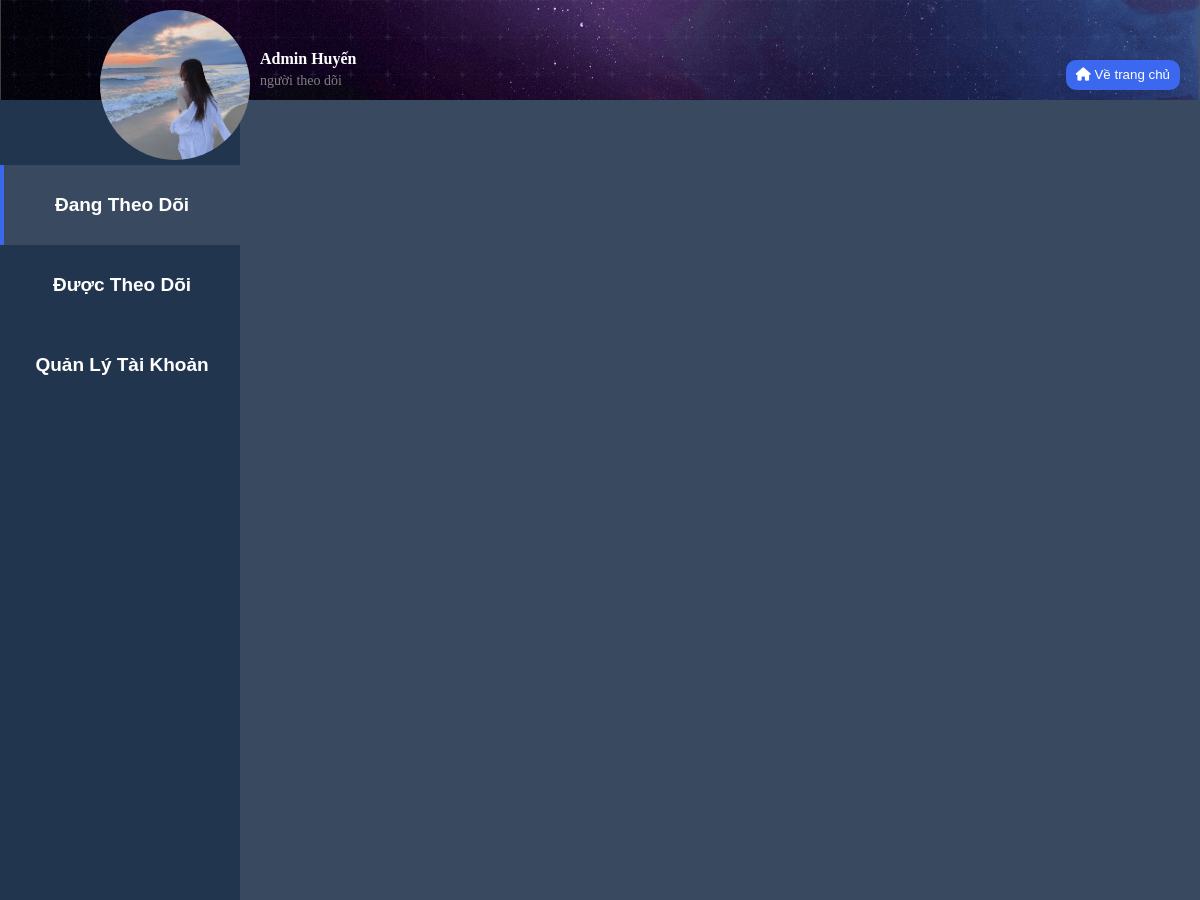
Screenshot of /user.php?user_id=1 (signed in) with the database file from the repository.
### tables this page shows
CREATE TABLE `tbl_user` (
  `user_id` int(11) NOT NULL,
  `fullName` varchar(255) NOT NULL,
  `email` varchar(255) NOT NULL,
  `password` varchar(255) NOT NULL,
  `description` varchar(255) DEFAULT NULL,
  `userimage` varchar(255) DEFAULT NULL,
  `slug` varchar(255) NOT NULL,
  `role` varchar(255) DEFAULT 'user'
);

### class/frontendClass.php (called while the page is built, shortened)
<?php
include(__DIR__ . "/../lib/database.php");
?>
<?php
class FrontEnd
{
    private $db;
    public function __construct()
    {
        $this->db = new Database();
    }
    public function get_user($user_id)
    {
        $query = "SELECT us.*, COUNT(fl.follower_id) AS followers_count
                FROM tbl_user us
                LEFT JOIN tbl_follow fl ON us.user_id = fl.follower_id
                WHERE us.user_id = '$user_id'
                GROUP BY us.user_id";
        $result = $this->db->select($query);
        return $result;
    }
    public function get_follower($user_id)
    {
        $query = "SELECT *, us.fullName AS follower_name
              FROM tbl_follow fl
              JOIN tbl_user us ON fl.follower_id = us.user_id
              WHERE fl.following_id = '$user_id'";
        $result = $this->db->select($query);
        return $result;
    }
}
?>

### lib/database.php (called while the page is built, shortened)
<?php
class Database
{
    public $host = DB_HOST;
    public $user = DB_USER;
    public $pass = DB_PASS;
    public $dbname = DB_NAME;
    public $conn;
    private function connectDB()
    {
        $this->conn = new mysqli(
            $this->host,
            $this->user,
            $this->pass,
            $this->dbname
        );
    }
    public function select($query)
    {
        $result = $this->conn->query($query) or
            die($this->conn->error . __LINE__);
        if ($result->num_rows > 0) {
            return $result;
        } else {
            return false;
        }
    }
}
?>

### user.php (the view, shortened to what this page needs)
<?php
include('./class/frontendClass.php');
$frontend = new FrontEnd();
$format = new Format;
$user_id = $_GET['user_id'];
$get_user = $frontend->get_user($user_id);
if ($get_user) {
    $result = $get_user->fetch_assoc();
} else {
    echo 'Người dùng không tồn tại';
    exit();
}
$get_follower = $frontend->get_follower($user_id);
?>
<html lang="en">
<head>
    <link rel="stylesheet" href="./css/main.css">
    <link rel="stylesheet" href="./css/user.css">
    <link rel="stylesheet" href="./css/home.css">
    <link rel="stylesheet" href="https://cdnjs.cloudflare.com/ajax/libs/font-awesome/6.6.0/css/all.min.css">
</head>
<body style="overflow: hidden;">
    <div class="mainBody">
        <div class="title"></div>
        <div class="mainbox profile">
            <div class="profile-background-container">
                <div class="profile-background">
                    <img src="./asset/img/profile_background.png" alt="">
                </div>
                <div class="profile-inform">
                    <div class="profile-name"><?php echo $result['fullName'] ?></div>
                    <p><?php $format->number($result['followers_count']) ?> người theo dõi</p>
                </div>
                <div class="backhome-btn">
                    <button onclick="backHome()"><i class="fa-solid fa-house"></i> Về trang chủ</button>
                </div>
            </div>
            <div class="profile-avatar">
                <?php
                if (!empty($result['userimage'])) {
                    echo '<img src="./admin/upload/images/imageuser/' . $result['userimage'] . '" alt="User Image">';
                } else {
                    echo '<img src="./asset/img/user-default.png" alt="User Image">';
                }
                ?>
            </div>
            <div class="profile-content">
                <div class="lib-side-bar" style="padding-top: 65px;">
                    <button class="lib-tab-btn active" onclick="libTab(event, 'lib-tab-1')">Đang Theo Dõi</button>
                    <button class="lib-tab-btn" onclick="libTab(event, 'lib-tab-2')">Được Theo Dõi</button>
                    <button class="lib-tab-btn" onclick="libTab(event, 'lib-tab-3')">Quản Lý Tài Khoản</button>
                </div>
                <div class="lib-tab-content" style="display: block;" id="lib-tab-1">
                    <div class="follower-box-flex">
                    </div>
                </div>
            </div>
        </div>
    </div>
</body>
</html>

### css/main.css (style rules this page uses)
:root { --header-color: rgba(34, 53, 78, 0.9); --body-color: rgb(22, 42, 69); --sidebar-color: rgb(34, 53, 78); --btn-activeColor: rgb(66, 158, 255); }
* { padding: 0; margin: 0; box-sizing: border-box; }
.mainBody { background-color: var(--body-color); min-height: 100vh; }
.title { color: white; font-size: 40px; font-weight: bold; padding-top: 100px; width: 70%; }

### css/user.css (style rules this page uses)
.profile { width: 100%; }
.profile-background-container { height: 100px; margin-top: -100px; overflow: hidden; }
.profile-background { position: relative; }
.profile-inform { position: absolute; color: white; left: 260px; top: 50px; font-weight: bold; }
.profile-inform p { color: gray; font-weight: normal; font-size: 14px; margin-top: 5px; }
.profile-background img { width: 100%; }
.profile-avatar { height: 150px; width: 150px; border-radius: 100%; overflow: hidden; position: absolute; top: 10px; left: 100px; }
.profile-avatar img { width: 100%; }
.backhome-btn { position: absolute; right: 20px; top: 60px; }
.backhome-btn button { color: white; background-color: rgb(59, 104, 239); border: none; outline: none; border-radius: 10px; line-height: 20px; cursor: pointer; padding: 5px 10px; }
.profile-content { width: 100%; height: auto; display: flex; color: white; }
.follower-box-flex { display: flex; justify-content: space-around; flex-flow: row wrap; height: 500px; overflow: scroll; row-gap: 20px; margin-top: 50px; width: 100%; }
.lib-side-bar { display: flex; flex-direction: column; background-color: rgb(34, 53, 78); margin-top: 0px; width: 20%; height: 100vh; }
.lib-side-bar button { width: 100%; line-height: 80px; color: white; background-color: transparent; border: none; outline: none; cursor: pointer; font-size: 19px; font-weight: bold; border-left: 4px solid transparent; margin: 0; }
.lib-side-bar button.active { background-color: rgb(57, 74, 96); border-left: 4px solid rgb(59, 104, 239); }
.lib-tab-content { width: 80%; height: 100vh; background-color: rgb(57, 74, 96); display: none; margin: 0; }

### css/home.css (style rules this page uses)
:root { --header-color: rgb(34, 53, 78, 0.9); --body-color: rgb(22, 42, 69); --hoverSong-color: rgb(69, 90, 116); }

### user.php (style rules this page uses)
.follower-box-flex { padding: 0 20px; justify-content: unset; }

### rows the page displays
tbl_user: fullName "Admin Huyến", userimage (picture)
